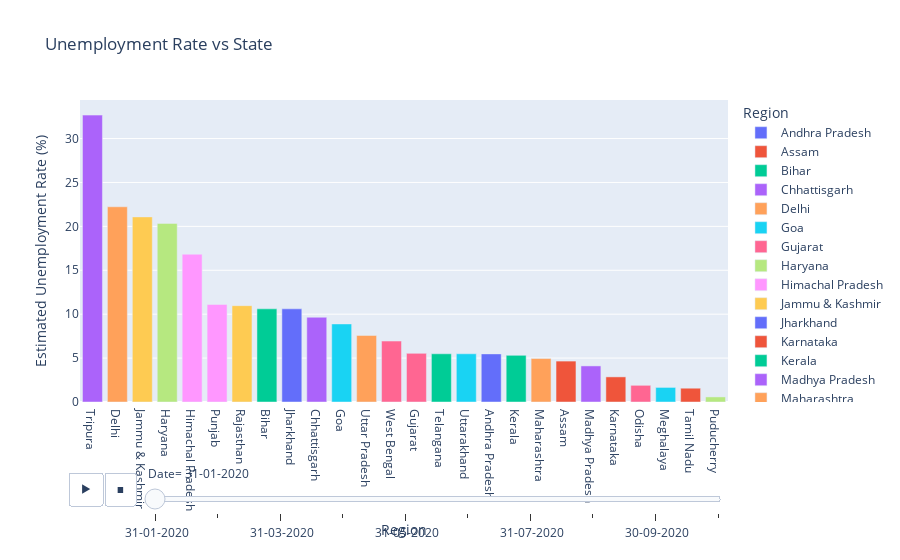

Here is the notebook cell this chart was saved with:
### Markdown cell above
## Visualizing UnemploymentRate(%) vs State

### Code cell
ax= px.bar(dataset,x='Region',y=' Estimated Unemployment Rate (%)',color='Region',title='Unemployment Rate vs State',animation_frame=' Date')
ax.update_layout(xaxis={'categoryorder':'total descending'})
ax.show()

### Figure 1 — Plotly figure (JSON) as saved in the notebook; plotly's stock layout.template omitted (floating-point values rounded to 4 significant figures)
{"data": [{"alignmentgroup": "True", "hovertemplate": "Region=%{x}<br> Date= 31-01-2020<br> Estimated Unemployment Rate (%)=%{y}<extra></extra>", "legendgroup": "Andhra Pradesh", "marker": {"color": "#636efa", "pattern": {"shape": ""}}, "name": "Andhra Pradesh", "offsetgroup": "Andhra Pradesh", "orientation": "v", "showlegend": true, "textposition": "auto", "type": "bar", "x": ["Andhra Pradesh"], "xaxis": "x", "y": [5.48], "yaxis": "y"}, {"alignmentgroup": "True", "hovertemplate": "Region=%{x}<br> Date= 31-01-2020<br> Estimated Unemployment Rate (%)=%{y}<extra></extra>", "legendgroup": "Assam", "marker": {"color": "#EF553B", "pattern": {"shape": ""}}, "name": "Assam", "offsetgroup": "Assam", "orientation": "v", "showlegend": true, "textposition": "auto", "type": "bar", "x": ["Assam"], "xaxis": "x", "y": [4.66], "yaxis": "y"}, {"alignmentgroup": "True", "hovertemplate": "Region=%{x}<br> Date= 31-01-2020<br> Estimated Unemployment Rate (%)=%{y}<extra></extra>", "legendgroup": "Bihar", "marker": {"color": "#00cc96", "pattern": {"shape": ""}}, "name": "Bihar", "offsetgroup": "Bihar", "orientation": "v", "showlegend": true, "textposition": "auto", "type": "bar", "x": ["Bihar"], "xaxis": "x", "y": [10.61], "yaxis": "y"}, {"alignmentgroup": "True", "hovertemplate": "Region=%{x}<br> Date= 31-01-2020<br> Estimated Unemployment Rate (%)=%{y}<extra></extra>", "legendgroup": "Chhattisgarh", "marker": {"color": "#ab63fa", "pattern": {"shape": ""}}, "name": "Chhattisgarh", "offsetgroup": "Chhattisgarh", "orientation": "v", "showlegend": true, "textposition": "auto", "type": "bar", "x": ["Chhattisgarh"], "xaxis": "x", "y": [9.65], "yaxis": "y"}, {"alignmentgroup": "True", "hovertemplate": "Region=%{x}<br> Date= 31-01-2020<br> Estimated Unemployment Rate (%)=%{y}<extra></extra>", "legendgroup": "Delhi", "marker": {"color": "#FFA15A", "pattern": {"shape": ""}}, "name": "Delhi", "offsetgroup": "Delhi", "orientation": "v", "showlegend": true, "textposition": "auto", "type": "bar", "x": ["Delhi"], "xaxis": "x", "y": [22.23], "yaxis": "y"}, {"alignmentgroup": "True", "hovertemplate": "Region=%{x}<br> Date= 31-01-2020<br> Estimated Unemployment Rate (%)=%{y}<extra></extra>", "legendgroup": "Goa", "marker": {"color": "#19d3f3", "pattern": {"shape": ""}}, "name": "Goa", "offsetgroup": "Goa", "orientation": "v", "showlegend": true, "textposition": "auto", "type": "bar", "x": ["Goa"], "xaxis": "x", "y": [8.89], "yaxis": "y"}, {"alignmentgroup": "True", "hovertemplate": "Region=%{x}<br> Date= 31-01-2020<br> Estimated Unemployment Rate (%)=%{y}<extra></extra>", "legendgroup": "Gujarat", "marker": {"color": "#FF6692", "pattern": {"shape": ""}}, "name": "Gujarat", "offsetgroup": "Gujarat", "orientation": "v", "showlegend": true, "textposition": "auto", "type": "bar", "x": ["Gujarat"], "xaxis": "x", "y": [5.54], "yaxis": "y"}, {"alignmentgroup": "True", "hovertemplate": "Region=%{x}<br> Date= 31-01-2020<br> Estimated Unemployment Rate (%)=%{y}<extra></extra>", "legendgroup": "Haryana", "marker": {"color": "#B6E880", "pattern": {"shape": ""}}, "name": "Haryana", "offsetgroup": "Haryana", "orientation": "v", "showlegend": true, "textposition": "auto", "type": "bar", "x": ["Haryana"], "xaxis": "x", "y": [20.34], "yaxis": "y"}, {"alignmentgroup": "True", "hovertemplate": "Region=%{x}<br> Date= 31-01-2020<br> Estimated Unemployment Rate (%)=%{y}<extra></extra>", "legendgroup": "Himachal Pradesh", "marker": {"color": "#FF97FF", "pattern": {"shape": ""}}, "name": "Himachal Pradesh", "offsetgroup": "Himachal Pradesh", "orientation": "v", "showlegend": true, "textposition": "auto", "type": "bar", "x": ["Himachal Pradesh"], "xaxis": "x", "y": [16.83], "yaxis": "y"}, {"alignmentgroup": "True", "hovertemplate": "Region=%{x}<br> Date= 31-01-2020<br> Estimated Unemployment Rate (%)=%{y}<extra></extra>", "legendgroup": "Jammu & Kashmir", "marker": {"color": "#FECB52", "pattern": {"shape": ""}}, "name": "Jammu & Kashmir", "offsetgroup": "Jammu & Kashmir", "orientation": "v", "showlegend": true, "textposition": "auto", "type": "bar", "x": ["Jammu & Kashmir"], "xaxis": "x", "y": [21.08], "yaxis": "y"}, {"alignmentgroup": "True", "hovertemplate": "Region=%{x}<br> Date= 31-01-2020<br> Estimated Unemployment Rate (%)=%{y}<extra></extra>", "legendgroup": "Jharkhand", "marker": {"color": "#636efa", "pattern": {"shape": ""}}, "name": "Jharkhand", "offsetgroup": "Jharkhand", "orientation": "v", "showlegend": true, "textposition": "auto", "type": "bar", "x": ["Jharkhand"], "xaxis": "x", "y": [10.61], "yaxis": "y"}, {"alignmentgroup": "True", "hovertemplate": "Region=%{x}<br> Date= 31-01-2020<br> Estimated Unemployment Rate (%)=%{y}<extra></extra>", "legendgroup": "Karnataka", "marker": {"color": "#EF553B", "pattern": {"shape": ""}}, "name": "Karnataka", "offsetgroup": "Karnataka", "orientation": "v", "showlegend": true, "textposition": "auto", "type": "bar", "x": ["Karnataka"], "xaxis": "x", "y": [2.86], "yaxis": "y"}, {"alignmentgroup": "True", "hovertemplate": "Region=%{x}<br> Date= 31-01-2020<br> Estimated Unemployment Rate (%)=%{y}<extra></extra>", "legendgroup": "Kerala", "marker": {"color": "#00cc96", "pattern": {"shape": ""}}, "name": "Kerala", "offsetgroup": "Kerala", "orientation": "v", "showlegend": true, "textposition": "auto", "type": "bar", "x": ["Kerala"], "xaxis": "x", "y": [5.31], "yaxis": "y"}, {"alignmentgroup": "True", "hovertemplate": "Region=%{x}<br> Date= 31-01-2020<br> Estimated Unemployment Rate (%)=%{y}<extra></extra>", "legendgroup": "Madhya Pradesh", "marker": {"color": "#ab63fa", "pattern": {"shape": ""}}, "name": "Madhya Pradesh", "offsetgroup": "Madhya Pradesh", "orientation": "v", "showlegend": true, "textposition": "auto", "type": "bar", "x": ["Madhya Pradesh"], "xaxis": "x", "y": [4.11], "yaxis": "y"}, {"alignmentgroup": "True", "hovertemplate": "Region=%{x}<br> Date= 31-01-2020<br> Estimated Unemployment Rate (%)=%{y}<extra></extra>", "legendgroup": "Maharashtra", "marker": {"color": "#FFA15A", "pattern": {"shape": ""}}, "name": "Maharashtra", "offsetgroup": "Maharashtra", "orientation": "v", "showlegend": true, "textposition": "auto", "type": "bar", "x": ["Maharashtra"], "xaxis": "x", "y": [4.95], "yaxis": "y"}, {"alignmentgroup": "True", "hovertemplate": "Region=%{x}<br> Date= 31-01-2020<br> Estimated Unemployment Rate (%)=%{y}<extra></extra>", "legendgroup": "Meghalaya", "marker": {"color": "#19d3f3", "pattern": {"shape": ""}}, "name": "Meghalaya", "offsetgroup": "Meghalaya", "orientation": "v", "showlegend": true, "textposition": "auto", "type": "bar", "x": ["Meghalaya"], "xaxis": "x", "y": [1.66], "yaxis": "y"}, {"alignmentgroup": "True", "hovertemplate": "Region=%{x}<br> Date= 31-01-2020<br> Estimated Unemployment Rate (%)=%{y}<extra></extra>", "legendgroup": "Odisha", "marker": {"color": "#FF6692", "pattern": {"shape": ""}}, "name": "Odisha", "offsetgroup": "Odisha", "orientation": "v", "showlegend": true, "textposition": "auto", "type": "bar", "x": ["Odisha"], "xaxis": "x", "y": [1.9], "yaxis": "y"}, {"alignmentgroup": "True", "hovertemplate": "Region=%{x}<br> Date= 31-01-2020<br> Estimated Unemployment Rate (%)=%{y}<extra></extra>", "legendgroup": "Puducherry", "marker": {"color": "#B6E880", "pattern": {"shape": ""}}, "name": "Puducherry", "offsetgroup": "Puducherry", "orientation": "v", "showlegend": true, "textposition": "auto", "type": "bar", "x": ["Puducherry"], "xaxis": "x", "y": [0.58], "yaxis": "y"}, {"alignmentgroup": "True", "hovertemplate": "Region=%{x}<br> Date= 31-01-2020<br> Estimated Unemployment Rate (%)=%{y}<extra></extra>", "legendgroup": "Punjab", "marker": {"color": "#FF97FF", "pattern": {"shape": ""}}, "name": "Punjab", "offsetgroup": "Punjab", "orientation": "v", "showlegend": true, "textposition": "auto", "type": "bar", "x": ["Punjab"], "xaxis": "x", "y": [11.11], "yaxis": "y"}, {"alignmentgroup": "True", "hovertemplate": "Region=%{x}<br> Date= 31-01-2020<br> Estimated Unemployment Rate (%)=%{y}<extra></extra>", "legendgroup": "Rajasthan", "marker": {"color": "#FECB52", "pattern": {"shape": ""}}, "name": "Rajasthan", "offsetgroup": "Rajasthan", "orientation": "v", "showlegend": true, "textposition": "auto", "type": "bar", "x": ["Rajasthan"], "xaxis": "x", "y": [10.97], "yaxis": "y"}, {"alignmentgroup": "True", "hovertemplate": "Region=%{x}<br> Date= 31-01-2020<br> Estimated Unemployment Rate (%)=%{y}<extra></extra>", "legendgroup": "Tamil Nadu", "marker": {"color": "#EF553B", "pattern": {"shape": ""}}, "name": "Tamil Nadu", "offsetgroup": "Tamil Nadu", "orientation": "v", "showlegend": true, "textposition": "auto", "type": "bar", "x": ["Tamil Nadu"], "xaxis": "x", "y": [1.57], "yaxis": "y"}, {"alignmentgroup": "True", "hovertemplate": "Region=%{x}<br> Date= 31-01-2020<br> Estimated Unemployment Rate (%)=%{y}<extra></extra>", "legendgroup": "Telangana", "marker": {"color": "#00cc96", "pattern": {"shape": ""}}, "name": "Telangana", "offsetgroup": "Telangana", "orientation": "v", "showlegend": true, "textposition": "auto", "type": "bar", "x": ["Telangana"], "xaxis": "x", "y": [5.49], "yaxis": "y"}, {"alignmentgroup": "True", "hovertemplate": "Region=%{x}<br> Date= 31-01-2020<br> Estimated Unemployment Rate (%)=%{y}<extra></extra>", "legendgroup": "Tripura", "marker": {"color": "#ab63fa", "pattern": {"shape": ""}}, "name": "Tripura", "offsetgroup": "Tripura", "orientation": "v", "showlegend": true, "textposition": "auto", "type": "bar", "x": ["Tripura"], "xaxis": "x", "y": [32.67], "yaxis": "y"}, {"alignmentgroup": "True", "hovertemplate": "Region=%{x}<br> Date= 31-01-2020<br> Estimated Unemployment Rate (%)=%{y}<extra></extra>", "legendgroup": "Uttar Pradesh", "marker": {"color": "#FFA15A", "pattern": {"shape": ""}}, "name": "Uttar Pradesh", "offsetgroup": "Uttar Pradesh", "orientation": "v", "showlegend": true, "textposition": "auto", "type": "bar", "x": ["Uttar Pradesh"], "xaxis": "x", "y": [7.58], "yaxis": "y"}, {"alignmentgroup": "True", "hovertemplate": "Region=%{x}<br> Date= 31-01-2020<br> Estimated Unemployment Rate (%)=%{y}<extra></extra>", "legendgroup": "Uttarakhand", "marker": {"color": "#19d3f3", "pattern": {"shape": ""}}, "name": "Uttarakhand", "offsetgroup": "Uttarakhand", "orientation": "v", "showlegend": true, "textposition": "auto", "type": "bar", "x": ["Uttarakhand"], "xaxis": "x", "y": [5.49], "yaxis": "y"}, {"alignmentgroup": "True", "hovertemplate": "Region=%{x}<br> Date= 31-01-2020<br> Estimated Unemployment Rate (%)=%{y}<extra></extra>", "legendgroup": "West Bengal", "marker": {"color": "#FF6692", "pattern": {"shape": ""}}, "name": "West Bengal", "offsetgroup": "West Bengal", "orientation": "v", "showlegend": true, "textposition": "auto", "type": "bar", "x": ["West Bengal"], "xaxis": "x", "y": [6.94], "yaxis": "y"}], "layout": {"barmode": "relative", "legend": {"title": {"text": "Region"}, "tracegroupgap": 0}, "sliders": [{"active": 0, "currentvalue": {"prefix": " Date="}, "len": 0.9, "pad": {"b": 10, "t": 60}, "steps": [{"args": [[" 31-01-2020"], {"frame": {"duration": 0, "redraw": true}, "fromcurrent": true, "mode": "immediate", "transition": {"duration": 0, "easing": "linear"}}], "label": " 31-01-2020", "method": "animate"}, {"args": [[" 29-02-2020"], {"frame": {"duration": 0, "redraw": true}, "fromcurrent": true, "mode": "immediate", "transition": {"duration": 0, "easing": "linear"}}], "label": " 29-02-2020", "method": "animate"}, {"args": [[" 31-03-2020"], {"frame": {"duration": 0, "redraw": true}, "fromcurrent": true, "mode": "immediate", "transition": {"duration": 0, "easing": "linear"}}], "label": " 31-03-2020", "method": "animate"}, {"args": [[" 30-04-2020"], {"frame": {"duration": 0, "redraw": true}, "fromcurrent": true, "mode": "immediate", "transition": {"duration": 0, "easing": "linear"}}], "label": " 30-04-2020", "method": "animate"}, {"args": [[" 31-05-2020"], {"frame": {"duration": 0, "redraw": true}, "fromcurrent": true, "mode": "immediate", "transition": {"duration": 0, "easing": "linear"}}], "label": " 31-05-2020", "method": "animate"}, {"args": [[" 30-06-2020"], {"frame": {"duration": 0, "redraw": true}, "fromcurrent": true, "mode": "immediate", "transition": {"duration": 0, "easing": "linear"}}], "label": " 30-06-2020", "method": "animate"}, {"args": [[" 31-07-2020"], {"frame": {"duration": 0, "redraw": true}, "fromcurrent": true, "mode": "immediate", "transition": {"duration": 0, "easing": "linear"}}], "label": " 31-07-2020", "method": "animate"}, {"args": [[" 31-08-2020"], {"frame": {"duration": 0, "redraw": true}, "fromcurrent": true, "mode": "immediate", "transition": {"duration": 0, "easing": "linear"}}], "label": " 31-08-2020", "method": "animate"}, {"args": [[" 30-09-2020"], {"frame": {"duration": 0, "redraw": true}, "fromcurrent": true, "mode": "immediate", "transition": {"duration": 0, "easing": "linear"}}], "label": " 30-09-2020", "method": "animate"}, {"args": [[" 31-10-2020"], {"frame": {"duration": 0, "redraw": true}, "fromcurrent": true, "mode": "immediate", "transition": {"duration": 0, "easing": "linear"}}], "label": " 31-10-2020", "method": "animate"}], "x": 0.1, "xanchor": "left", "y": 0, "yanchor": "top"}], "title": {"text": "Unemployment Rate vs State"}, "updatemenus": [{"buttons": [{"args": [null, {"frame": {"duration": 500, "redraw": true}, "fromcurrent": true, "mode": "immediate", "transition": {"duration": 500, "easing": "linear"}}], "label": "&#9654;", "method": "animate"}, {"args": [[null], {"frame": {"duration": 0, "redraw": true}, "fromcurrent": true, "mode": "immediate", "transition": {"duration": 0, "easing": "linear"}}], "label": "&#9724;", "method": "animate"}], "direction": "left", "pad": {"r": 10, "t": 70}, "showactive": false, "type": "buttons", "x": 0.1, "xanchor": "right", "y": 0, "yanchor": "top"}], "xaxis": {"anchor": "y", "categoryarray": ["Andhra Pradesh", "Assam", "Bihar", "Chhattisgarh", "Delhi", "Goa", "Gujarat", "Haryana", "Himachal Pradesh", "Jammu & Kashmir", "Jharkhand", "Karnataka", "Kerala", "Madhya Pradesh", "Maharashtra", "Meghalaya", "Odisha", "Puducherry", "Punjab", "Rajasthan", "Sikkim", "Tamil Nadu", "Telangana", "Tripura", "Uttar Pradesh", "Uttarakhand", "West Bengal"], "categoryorder": "total descending", "domain": [0, 1], "title": {"text": "Region"}}, "yaxis": {"anchor": "x", "domain": [0, 1], "title": {"text": " Estimated Unemployment Rate (%)"}}}}
